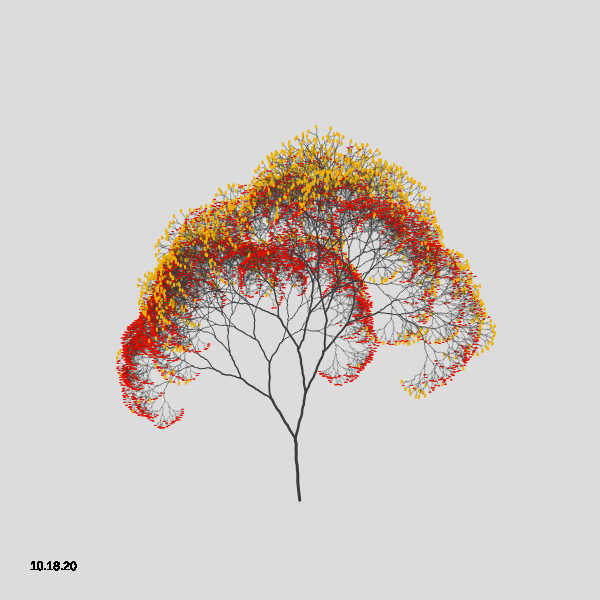
Frame 1 (no input)
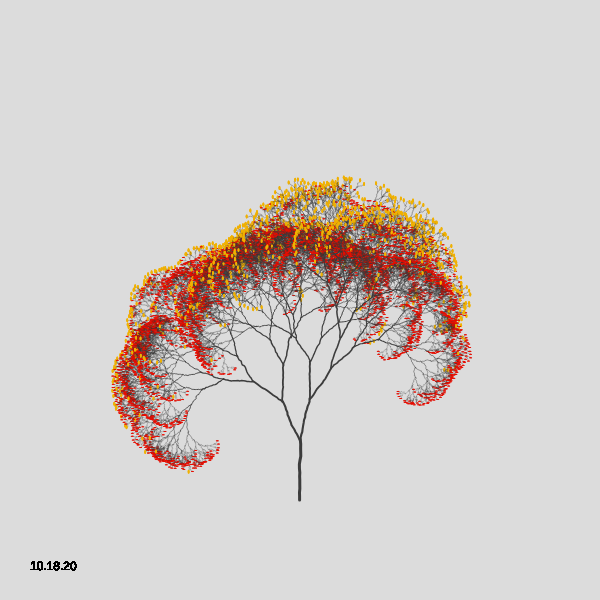
Frame 2 (the mouse pressed at the canvas centre, redrawn once)

The p5.js sketch that drew these frames (run headless with seeded random() and noise() and a simulated clock; the mouse was pressed at the canvas centre and the sketch redrawn once):

// p5.js sketch
// ── sketch.js
var depth = 15;
var strtLen = 60;

function setup() {
  createCanvas(600, 600);
  noLoop();
}

function draw() {
  background(220)
  // drawPaper();
  // startX, startY, initial angle, initial branch (trunk) length, recursion control
  branch(width/2, height-100, -random(1.4, 1.74), strtLen, depth);
  noFill();
  // stroke(180);
  // strokeWeight(1);
  // rect(0, 0, width-1, height-1);
}

function branch(x, y,  ang,  len,  d) {
  var x2 = x;
  var y2 = y;
  x += cos(ang) * len;
  y += sin(ang) * len;

  if (d == 1) {
    noStroke();
    if (len > 4.0) {
      fill(240, 177, 2);
      ellipse(x2, y2, 2, 4);
    } else if ( len <= 4.0) {
      fill(232, 14, 2);
      ellipse(x2, y2, 3, 1);
    }
  } else {
    drawLine(x2, y2, x, y, len);
  }

  len *= random(0.7, 0.94);
  d--;
  if (d > 0) {
    branch(x, y, ang - random(0.2, 0.6), len, d);
    branch(x, y, ang + random(0.2, 0.6), len, d);
  }
  fill(0);
  text("10.18.20", 30, height-30);
}


function drawLine(strtx,  strty,  finx,  finy,  sw) { 
  var numSegs = 15;
  var fraction = 0;
  var  divBy = numSegs;
  var x1 = strtx;
  var y1 = strty;
  stroke(60);
  noFill();
  strokeWeight(sw * 0.05); 
  beginShape();
  for (var j = 0; j <= numSegs; j++) {
    var x = (randomGaussian()*.3) + x1 + (fraction * (finx-x1));
    var y = (randomGaussian()*.3) + y1 + (fraction * (finy-y1));
    vertex(x, y);
    x1 = x;
    y1 = y;
    fraction = 1.0/divBy--;
  }
  endShape();
}
